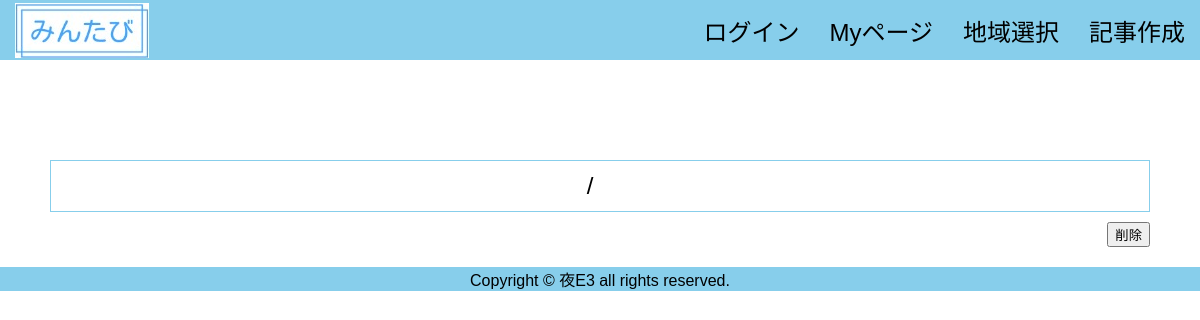
The app's page /main/22, older data.
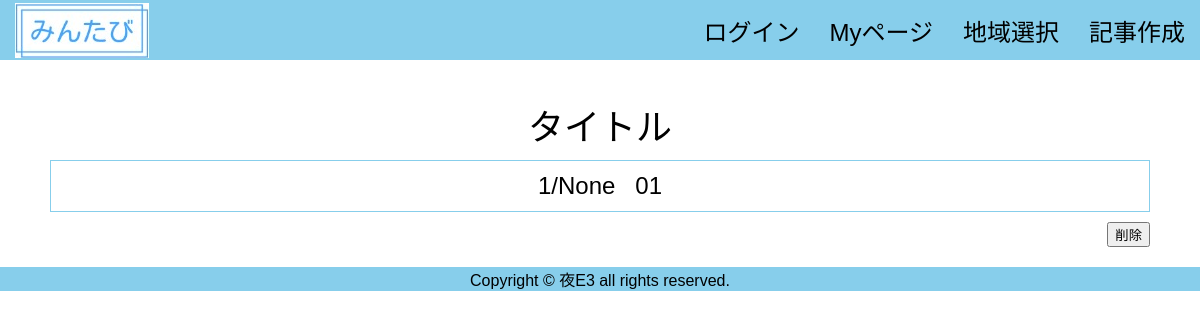
The same page, newer data.
### tables this page shows
CREATE TABLE "page" (
	"ID"	INTEGER PRIMARY KEY AUTOINCREMENT,
	"userID"	INTEGER,
	"editPASS"	TEXT,
	"title"	TEXT,
	"prefectures"	INTEGER,
	"month"	INTEGER,
	"date"	INTEGER,
	"flag"	INTEGER,
	"period"	TEXT
);

### app.py (the view)
@app.route('/main/<int:pageid>')
def main(pageid):
    conn = sqlite3.connect('flaskapp.db')
    c = conn.cursor()
    c.execute("select title, prefectures, month, date, period from page where ID=?", (pageid,))
    page = c.fetchone()
    c.execute(
        "select image, content, datetime,id from post where flag=0 and pageID=?", (pageid,))
    story = []
    for row in c.fetchall():
        story.append(
            {"image": row[0], "content": row[1], "datetime": row[2], "id": row[3]})
    c.close()
    print(pageid)
    print(page)
    print(story)
    return render_template('main.html', pageid=pageid, page=page, story=story)

### templates/main.html (shortened to what this page needs)
<!DOCTYPE html>
{% extends 'base.html' %}
{% block content %}
<div class="title">{{page[0]}}</div>
<div class="main_header">
  <div class="item3">{{page[2]}}/{{page[3]}}</div>
  <div class="item3">{{page[4]}}</div>
</div>
<div class="btn1"><button><a href="/deletepage/{{pageid}}>"></a> 削除</button></div>
{% endblock %}

### templates/base.html (shortened to what this page needs)
<!DOCTYPE html>
<html lang="ja">
<head>
	<link rel="stylesheet" type="text/css" href="/static/css/style.css">
	<link rel="stylesheet" type="text/css" media="screen and ( min-width:769px )" href="/static/css/style.css">
	<link rel="stylesheet" type="text/css" media="screen and ( max-width:768px )" href="/static/css/style_sp.css">
</head>
<body>
	<header>
		<div class="base_menu">
			<div class="menu_item"><a href="/"><img src="/static/img/logo.png" alt="TOP"></a></div>
			<div class="menu">
				<div class="menu_item"><a href="/login">ログイン</a></div>
				<div class="menu_item"><a href="/mypage">Myページ</a></div>
				<div class="menu_item"><a href="/second">地域選択</a></div>
				<div class="menu_item"><a href="/pageadd">記事作成</a></div>
			</div>
		</div>
	</header>
	{% block content %}
	{% endblock %}
	<footer>
		<p class="copyright">Copyright &copy; 夜E3 all rights reserved.</p>
	</footer>
</body>
</html>

### static/css/style.css (style rules this page uses)
html { overflow-y: scroll; }
body, h1, h2, h3, h4, h5, p, ul, ol, li, dl, dt, dd { margin: 0px; padding: 0px; }
a { outline: none; color: inherit; text-decoration: none; }
img { border: 0px; vertical-align: bottom; }
body { font-family: "Noto Sans Japanese", "ヒラギノ角ゴ Pro W3", "Hiragino Kaku Gothic Pro", "ヒラギノ角ゴ ProN W3", "Hiragino Kaku Gothic ProN", "游ゴシック", YuGothic, "メイリオ", "Meiryo", "HGPｺﾞｼｯｸM", "Osaka", "ＭＳ Ｐゴシック", sans-serif, Century Gothic, Arial; }
.base_menu { display: flex; justify-content: space-between; align-items: center; height: 60px; background-color: skyblue; font-size: 24px; }
.menu { display: flex; justify-content: flex-end; align-items: center; font-size: 24px; }
.menu_item { margin: 5px 15px; }
footer { margin-top: 20px; background-color: skyblue; text-align: center; }
.title { display: flex; justify-content: center; align-items: flex-end; font-size: 36px; height: 150px; }
.main_header { display: flex; justify-content: center; align-items: center; height: 50px; font-size: 24px; border: 1px solid skyblue; padding: 0 150px; margin: 10px 50px; }
.item3 { padding: 0 10px; }
.btn1 { display: flex; justify-content: flex-end; margin: 10px 50px; }
header { height: 60px; background: white; text-align: center; position: fixed; width: 100%; }

Row changes from the older to the newer data that the page shows:
added page: title "タイトル", month "1", period "01"
Text that changed along with them:
{{ page[3] }}: (not shown) → "None"
